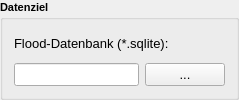
        <widget class="QGroupBox" name="gb_db_qkan">
         <property name="font">
          <font>
           <family>Tahoma</family>
           <pointsize>8</pointsize>
           <weight>75</weight>
           <bold>true</bold>
          </font>
         </property>
         <property name="toolTip">
          <string comment="Pfade der Import- und Exportdatenbank"/>
         </property>
         <property name="title">
          <string>Datenziel</string>
         </property>
         <property name="flat">
          <bool>false</bool>
         </property>
         <property name="checkable">
          <bool>false</bool>
         </property>
         <layout class="QVBoxLayout" name="verticalLayout_2">
          <item>
           <widget class="QLabel" name="label">
            <property name="font">
             <font>
              <family>Tahoma</family>
              <pointsize>10</pointsize>
              <weight>50</weight>
              <bold>false</bold>
             </font>
            </property>
            <property name="text">
             <string>Flood-Datenbank (*.sqlite):</string>
            </property>
            <property name="alignment">
             <set>Qt::AlignLeading|Qt::AlignLeft|Qt::AlignVCenter</set>
            </property>
           </widget>
          </item>
          <item>
           <layout class="QHBoxLayout" name="horizontalLayout_2">
            <item>
             <widget class="QLineEdit" name="tf_database">
              <property name="font">
               <font>
                <family>Tahoma</family>
                <pointsize>10</pointsize>
                <weight>50</weight>
                <bold>false</bold>
               </font>
              </property>
              <property name="toolTip">
               <string>&lt;html&gt;&lt;head/&gt;&lt;body&gt;&lt;p&gt;Flood - Zieldatenbank (wird ggfs. neu angelegt)&lt;/p&gt;&lt;/body&gt;&lt;/html&gt;</string>
              </property>
              <property name="statusTip">
               <string>Flood - Zieldatenbank (wird ggfs. neu angelegt)</string>
              </property>
              <property name="whatsThis">
               <string>Flood - Zieldatenbank (wird ggfs. neu angelegt)</string>
              </property>
              <property name="alignment">
               <set>Qt::AlignRight|Qt::AlignTrailing|Qt::AlignVCenter</set>
              </property>
             </widget>
            </item>
            <item>
             <widget class="QPushButton" name="pb_database">
              <property name="font">
               <font>
                <family>Tahoma</family>
                <pointsize>10</pointsize>
                <weight>50</weight>
                <bold>false</bold>
               </font>
              </property>
              <property name="toolTip">
               <string>&lt;html&gt;&lt;head/&gt;&lt;body&gt;&lt;p&gt;Zieldatenbank auswählen und optional erstellen&lt;/p&gt;&lt;/body&gt;&lt;/html&gt;</string>
              </property>
              <property name="text">
               <string>...</string>
              </property>
             </widget>
            </item>
           </layout>
          </item>
         </layout>
        </widget>
